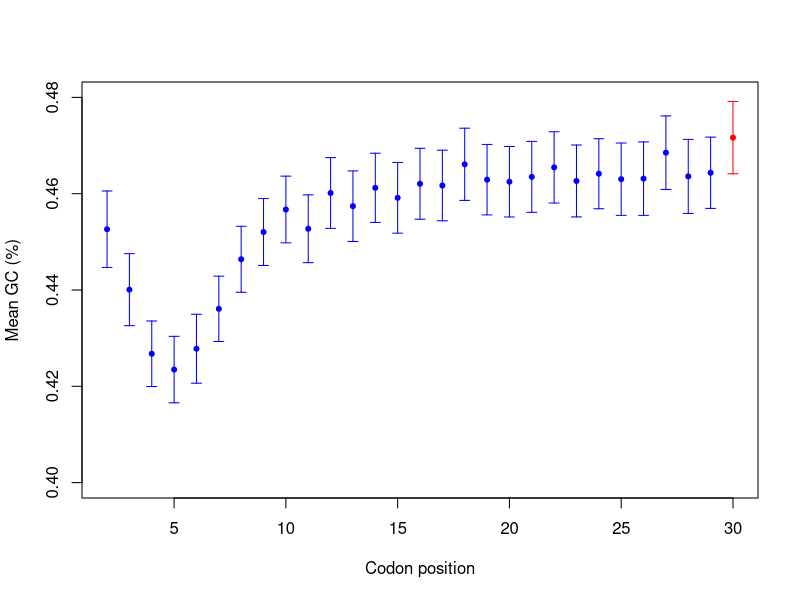

The R script that drew this image:
#Figure 6

data1 <- read.csv("Hyperthermophiles.csv",header=T)
attach(data1)

dims <- dim(data1)

m.gc<-c()
sd.gc<-c()
sem.gc<-c()
x<-c(2:30)

for (i in c(4:dims[2])){
gc<- unlist(data1[i])

m.gc<-c(m.gc,mean(gc))

sd.1<-sd(gc)
sd.gc<-c(sd.gc,sd.1)
sem.1<-sd.1/sqrt(length(gc))
sem.gc<-c(sem.gc,sem.1)

}

core.gc<-unlist(data1$Core_GC)
m.gc<-c(m.gc,mean(core.gc))
sd.gc<-c(sd.gc,sd(core.gc))
sem.gc<-c(sem.gc,sd(core.gc)/sqrt(length(core.gc)))

col_v.1 <- rep("blue",28)
col_v <-c(col_v.1,"red")

pdf("Fig6_Hyperthermophiles_Scatterplot_SEM.pdf")
plot(x,m.gc, pch=20,col=col_v, xlab="Codon position", ylab="Mean GC (%)", ylim=c(0.4,0.48))
arrows(x,m.gc+sem.gc,x,m.gc-sem.gc,length=0.05, angle=90, code=3, col=col_v)
dev.off()




